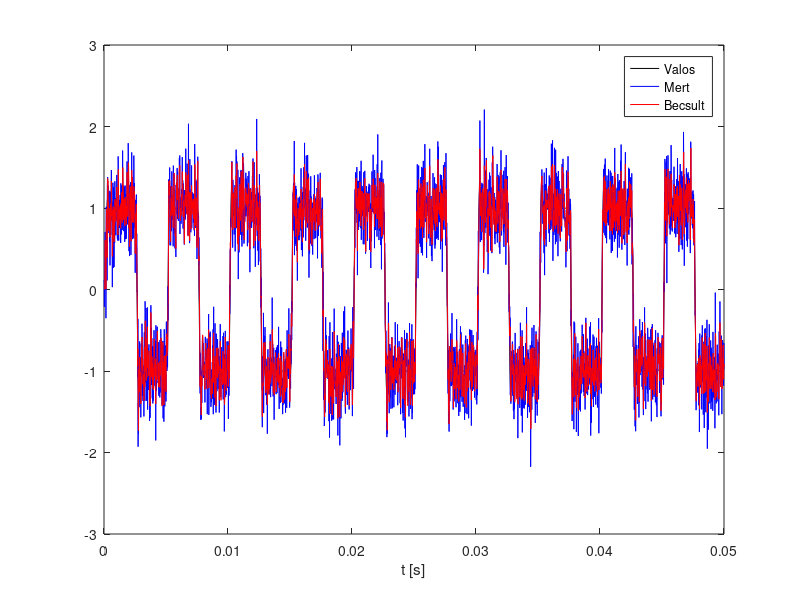

This figure's MATLAB source:
clc;
clear all;

%% PARAMETEREK
fs=64000;                %mintaveteli frekvencia
Tsim=0.05;               %szimulacios ido
[A,B,C,D]=butter(5,0.1); %megfigyelt rendszer allapotvaltozos leirasa
Q=0.0001;                %folyamatzaj varianciaja
R=0.1;                   %meresi zaj varianciaja

%% GERJESZTES
t=0:1/fs:Tsim;
u=square(2*pi*200*t); %gerjesztojel
y=lsim(ss(A,B,C,D,1/fs),u+sqrt(Q)*randn(size(u))); %rendszer kimenete
y_meas=y+sqrt(R)*randn(size(y)); %rendszer megfigyelt kimenete

%% KALMAN-SZURO
P=zeros(size(A));
x_hat=zeros(size(A,1),length(u));
for n=2:length(u)
    %PREDIKCIO
    x_hat_pred=A*x_hat(:,n-1)+B*u(n); %x_hat[n|n-1]=A*x_hat[n-1|n-1]+B*u[n]
    P_pred=A*P*A.'+Q; %P[n|n-1]=A*P[n-1|n-1]*A.'+Q
    %KORREKCIO
    e=y_meas(n)-(C*x_hat_pred+D*u(n)); %e[n]=y_meas[n]-(C*x_hat[n|n-1]+D*u[n])
    S=C*P_pred*C.'+R; %S=C*P[n|n-1]*C.'+R
    K=P_pred*C.'/S; %K=P[n|n-1]*C.'/S
    x_hat(:,n)=x_hat_pred+K*e; %x_hat[n|n]=x_hat[n|n-1]+K*e
    P=(eye(size(P))-K*C)*P_pred; %P[n|n]=(I-K*C)*P[n|n-1]
end
y_est=C*x_hat+D*u;

%% ABRAZOLAS
plot(t,y,'k',t,y_meas,'b',t,y_est,'r');
legend('Valos','Mert','Becsult');
xlabel('t [s]');
